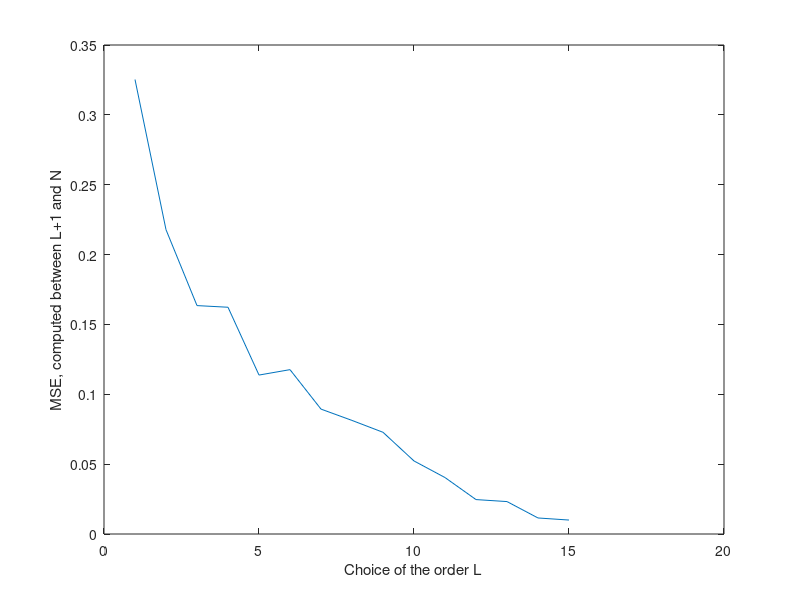

Source code (MATLAB):
clear;

%%%%%%%%%%% DÉCODAGE ET ENCODAGE, PRÉSENTATION DES DEUX FONCTIONS
%%%%%%%%%%% RÉCIPROQUES.
% pic = imread('kth.jpg');
% [key, cPic] = encoder(pic);
% dPic = decoder(key, cPic);
% image(dPic);



load("spydata.mat");
load("training.mat");
rKey = received;
key = training;

maxL = 15;
arrayMSE = zeros(maxL, 1);
sumMSE = 0;
for L = 1:maxL
    %%%%%%%%%%% RECONSTRUCTION DU SIGNAL : EQUALISER.
    % PARAMÈTRES
    %L = 7; % il y aura L+1 paramètres w. Et on perd L valeurs parmi les N
    N = 32;
    % CONSTRUCTION DE LA MATRICE R
    R = zeros(N-L, L+1);
    for ligne = 1:N-L
        for colonne = 1:L+1
            R(ligne, colonne) = rKey(L+ligne-colonne+1);
        end
    end
    % CONSTRUCTION DU VECTEUR D'ENTRAINEMENT (CELUI QUI EST CONNU)
    b = zeros(N-L, 1);
    for colonne = 1:N-L
        b(colonne) = key(L+colonne);
    end
    % RÉSOLUTION DES ÉQUATIONS POUR OBTENIR LES COEFFICIENTS w
    w = R\b;
    % EXTRAPOLATION DES RÉSULTATS OBTENUS SUR LES VALEURS SUIVANTES DE rKey
    eKey = zeros(size(rKey));
    for k = 1:L % on pourrait aussi aller jusqu'à N, car on les connaît
       eKey(k) = key(k); 
    end
    for k = L+1:length(rKey)
        for i = 1:L+1
            eKey(k) = eKey(k) + w(i)*rKey(k-i+1);
        end
    end

    se=0;
    for i = L+1:N
       se = se + (eKey(i)-key(i))^2;
    end
    mse = se / (N-L);
    sumMSE = sumMSE + mse;
    arrayMSE(L) = mse;
end
sumMSE = sumMSE / maxL;
plot(1:maxL, arrayMSE);
ylabel("MSE, computed between L+1 and N");
xlabel("Choice of the order L");

return;

% APPLICATION DU DÉTECTEUR (FONCTION SIGNE)
for k = 1:length(eKey)
     eKey(k) = sign(eKey(k));
     if eKey(k) == 0
         eKey(k) = -1;
     end
end

% errCheck = (eKey-key)/2;
% MSE = 0;
% for i = 1:N %length(errCheck)        % we only know key from 1 to N !!!!
%    MSE = MSE + errCheck(i)^2;
% end
% MSE;


% return


%                                                                             % PERMET DE RAJOUTER DES ERREURS À key POUR DES ESSAIS
%                                                                             nombre_d_erreurs_a_inserer = 1;
%                                                                             j = randperm(length(eKey), nombre_d_erreurs_a_inserer); 
%                                                                             for i = 1:length(j)
%                                                                                eKey(j(i)) = eKey(j(i)) * (-1);
%                                                                             end


%%%%%%%%%%% DÉCODAGE DE L'IMAGE ET AFFICHAGE DE CELLE-CI
dPic = decoder(eKey, cPic);
image(dPic);
axis square;







